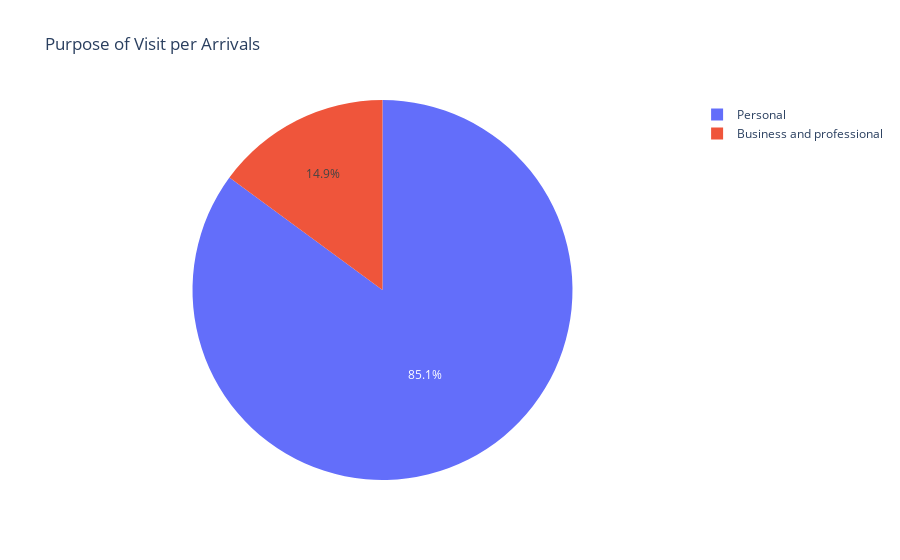

Notebook cell for this chart:
### Code cell
purpose_visit_df_ = purpose_visit_df[purpose_visit_df['purpose'] != 'Total'].reset_index()

fig = px.pie(purpose_visit_df_, values='count', names='purpose', title='Purpose of Visit per Arrivals')
fig.show()

### Figure 1 — Plotly figure (JSON) as saved in the notebook; plotly's stock layout.template omitted (floating-point values rounded to 4 significant figures)
{"data": [{"domain": {"x": [0, 1], "y": [0, 1]}, "hovertemplate": "purpose=%{label}<br>count=%{value}<extra></extra>", "labels": ["Personal", "Business and professional", "Personal", "Business and professional", "Personal", "Business and professional", "Personal", "Business and professional", "Personal", "Business and professional"], "legendgroup": "", "name": "", "showlegend": true, "type": "pie", "values": [12310.0, 2923.0, 13940.0, 2460.0, 14960.0, 2464.0, 15890.0, 2617.0, 16660.0, 2460.0]}], "layout": {"legend": {"tracegroupgap": 0}, "title": {"text": "Purpose of Visit per Arrivals"}}}
